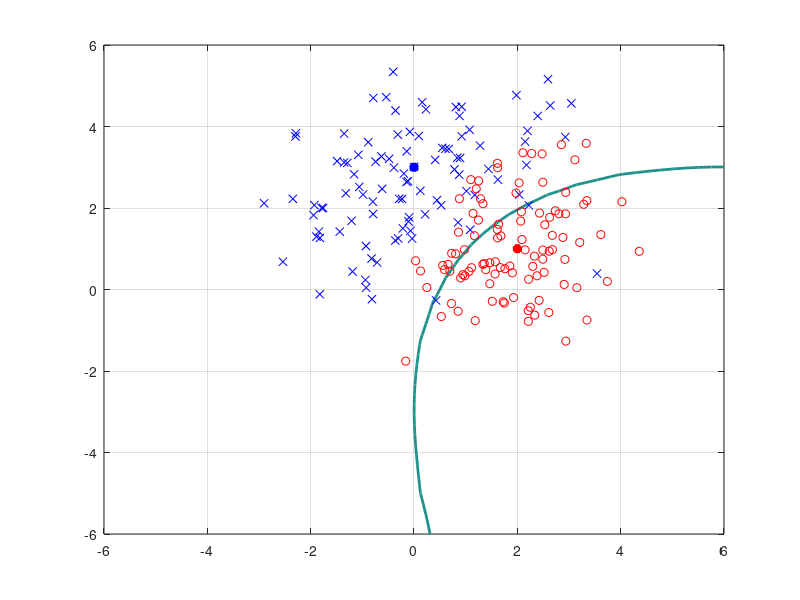
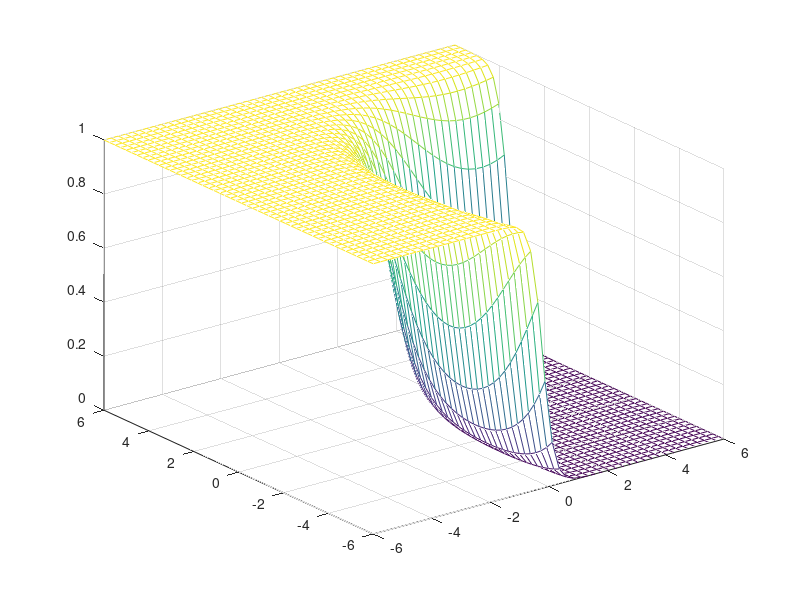

Write MATLAB code to recreate these figures, in order. (Note: this script raises an error after producing the figures.)
% Compute the posterior probability on a regular grid in the input space and plot the decision
% boundary for which the posterior probability satisfies P[?1 | x] = 0.5. Show 100 samples
% drawn from each of the classes superposed on the same graph. Draw the posterior probability
% as a three dimensional graph.

m1 = [0;3];
C1 = [2 1; 1 2];

m2 = [2;1];
C2 = [1 0; 0 1];

numGrid = 50;
xRange = linspace(-6.0, 6.0, numGrid);
yRange = linspace(-6.0, 6.0, numGrid);
P1 = zeros(numGrid, numGrid);
P2 = P1;

for i=1:numGrid
    for j=1:numGrid
        x = [yRange(j) xRange(i)]';
        P1(i,j) = mvnpdf(x', m1', C1);
        P2(i,j) = mvnpdf(x', m2', C2);
    end
end

Pmax = max(max([P1 P2]));
figure(1), clf, contour(xRange, yRange, P1./(P1+P2), [0 0.5*Pmax], 'LineWidth', 2);
hold on;
plot(m1(1), m1(2), 'b*', 'LineWidth', 4);
plot(m2(1), m2(2), 'r*', 'LineWidth', 4);

% Show 100 samples drawn from each of the classes superposed on the same
% graph
N = 100;
X1 = mvnrnd(m1, C1, N);
X2 = mvnrnd(m2, C2, N);

hold on;
plot(X1(:, 1), X1(:, 2), 'bx', X2(:, 1), X2(:, 2), 'ro');
grid on;

% Draw the posterior probability as a three dimensional graph
figure(2)
mesh(xRange, yRange, P1./(P1+P2));

% Using the data sampled from each of the distributions, train a
% feedforward nural network using the Neural Networks toolbox. 

XNN = [X1; X2]';
N1 = size(X1, 1);
N2 = size(X2, 1);
y1 = [ones(N1, 1) zeros(N2, 1)]';
y2 = [zeros(N2, 1) ones(N1, 1)]';
y = [y1 y2];

net = patternnet(20);
net = train(net, XNN, y);
view(net);
output = net(XNN);

NP1 = zeros(numGrid, numGrid);

% ---------- can be uncommented -----------

% for i=1:numGrid
%     for j=1:numGrid
%         x = [yRange(j) xRange(i)]';
%         nnp = net(x);
%         NP1(i,j) = nnp(1);
%     end
% end
% 
% NPmax = max(max(NP1));
% figure(3), clf, contour(xRange, yRange, NP1, [0 0.5*NPmax], 'LineWidth', 2);
% hold on;
% plot(m1(1), m1(2), 'b*', 'LineWidth', 4);
% plot(m2(1), m2(2), 'r*', 'LineWidth', 4);
% 
% hold on;
% plot(X1(:, 1), X1(:, 2), 'bx', X2(:, 1), X2(:, 2), 'ro');
% grid on;

% ---------------------- Can be uncommented ------------------------


% ------------------------ Time series prediction --------------------
% Time series prediction
% Formulated as a regression problem.

Ttr = T(1:1500, 1);
Tts = T(1500 + 1: size(T, 1));
NTtr = size(Ttr, 1);
NTts = size(Tts, 1);
p = 20;

ytr1 = X(1:1500, 1);
ytr = X(p+1:NTtr, 1);
yts = X(1500+p+1:2001, 1);

D = ones(NTtr - p, p);

for i=1:NTtr - p
   n = (p + 1) + (i - 1);
   for j=1:p
      % We might want to change this to use the actual ouptuts from
      % the previous time series. 
      D(i, j) = X(n - j, 1);
   end
end

% D = [ones(NTtr - p, 1) D];

w = D \ ytr;
fts = D * w;

% figure
% plot(Ttr, ytr1);
% % set(gca,'xlim',[0, Ttr(end)]);
% xlabel('t');
% ylabel('x(t)');
% title(sprintf('A Mackey-Glass time serie (tau=%d)', tau));

figure;
plot(Ttr(p+1:NTtr, 1), fts);
figure;
plot(Ttr(p+1:NTtr, 1), ytr);

% Test data
D2 = ones(NTts - p, p);

for i=1:NTts - p
   n = (p + 1) + (i - 1);
   for j=1:p 
      D2(i, j) = X((1500 + n) - j, 1);
   end
end

fts2 = D2 * w;

net2 = feedforwardnet(20);
net2 = train(net2, D', ytr');
view(net2);
output2 = net2(D');
